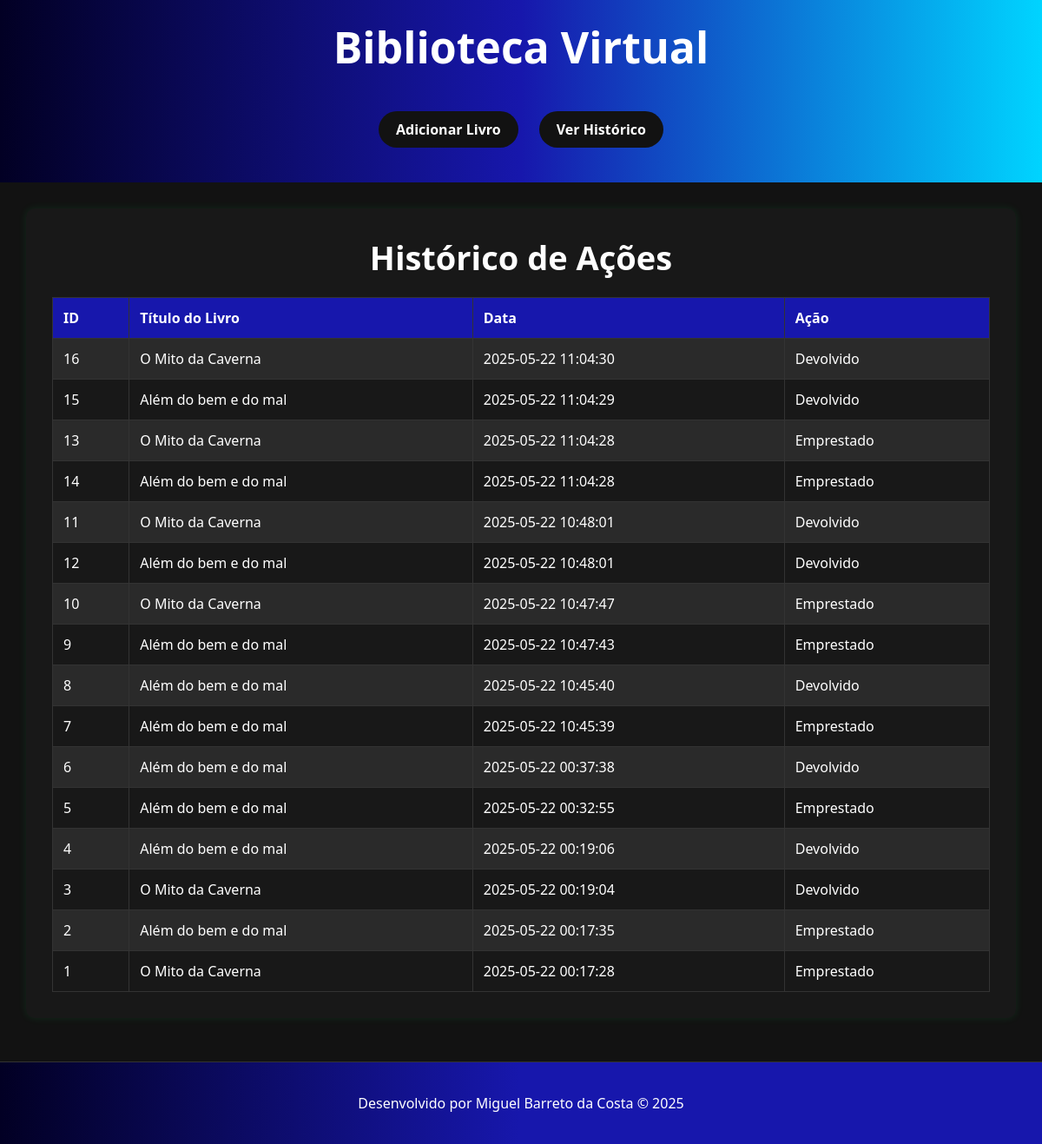
The app's page /historico, older data.
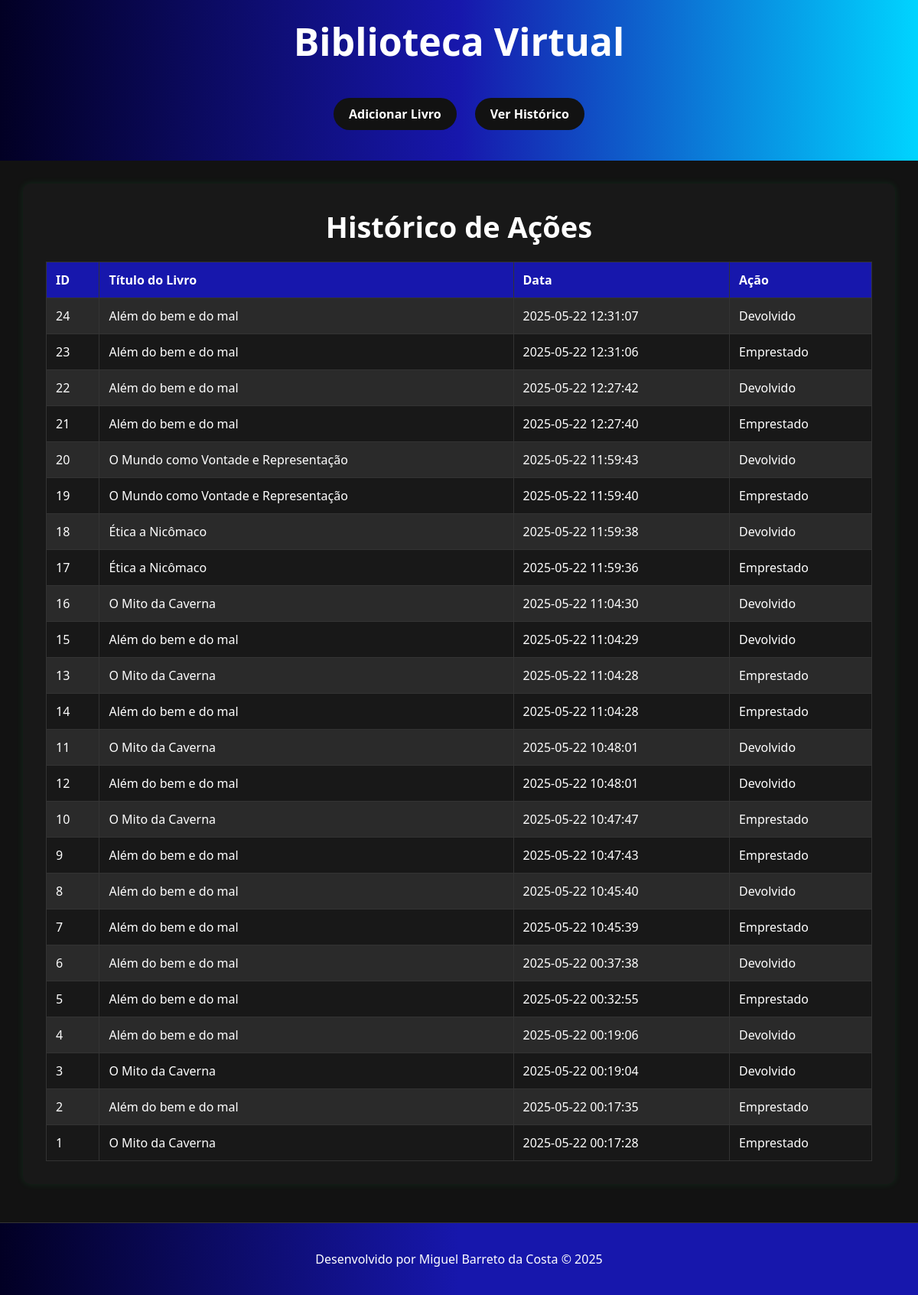
The same page, newer data.
### tables this page shows
CREATE TABLE historico (
            id INTEGER PRIMARY KEY AUTOINCREMENT,
            livro_id INTEGER NOT NULL,
            data TEXT NOT NULL,
            acao TEXT NOT NULL,
            FOREIGN KEY(livro_id) REFERENCES livros(id)
        );

CREATE TABLE livros (
            id INTEGER PRIMARY KEY AUTOINCREMENT,
            titulo TEXT NOT NULL,
            autor TEXT NOT NULL,
            ano TEXT NOT NULL,
            disponivel INTEGER NOT NULL DEFAULT 1
        );

### app.py (the view)
@app.route('/historico')
def ver_historico():
    conn = criar_conexao()
    cursor = conn.cursor()
    cursor.execute('''
        SELECT h.id, l.titulo, h.data, h.acao
        FROM historico h
        JOIN livros l ON h.livro_id = l.id
        ORDER BY h.data DESC
    ''')
    historico = cursor.fetchall()
    conn.close()
    return render_template('historico.html', historico=historico)

### db.py (called while the page is built)
def criar_conexao():
    return sqlite3.connect('biblioteca.db')

### templates/historico.html
{% extends "base.html" %}
{% block conteudo %}
<h2 class="titulo_2">Histórico de Ações</h2>
<table>
    <tr>
        <th>ID</th>
        <th>Título do Livro</th>
        <th>Data</th>
        <th>Ação</th>
    </tr>
    {% for entrada in historico %}
    <tr>
        <td>{{ entrada[0] }}</td>
        <td>{{ entrada[1] }}</td>
        <td>{{ entrada[2] }}</td>
        <td>{{ entrada[3] }}</td>
    </tr>
    {% endfor %}
</table>
{% endblock %}

### templates/base.html (shortened to what this page needs)
<!DOCTYPE html>
<html lang="pt-br">
<head>
    <link rel="stylesheet" href="{{ url_for('static', filename='styles.css') }}">
</head>
<body>
    <header>
        <a href="{{ url_for('index') }}" class="titulo">Biblioteca Virtual</a>
        <nav>
            <a href="{{ url_for('adicionar') }}">Adicionar Livro</a>
            <a href="{{ url_for('ver_historico') }}">Ver Histórico</a>
        </nav>
    </header>
    <main>
        {% block conteudo %}{% endblock %}
    </main>
    <footer>
        <p>Desenvolvido por Miguel Barreto da Costa © 2025</p>
    </footer>
</body>
</html>

### static/styles.css (style rules this page uses)
body { margin: 0; padding: 0; font-family: 'Segoe UI', sans-serif; background-color: #121212; color: #ffffff; }
header { background-image: linear-gradient(to right,#020024,#1717ac,#00D4FF); padding: 20px; text-align: center; }
.titulo { color: #ffffff; text-decoration: none; padding: 10px 20px; margin: 0px 10px; font-weight: bold; font-size: 50px; }
.titulo_2 { color: #fff; text-decoration: none; font-weight: bold; font-size: 38px; text-align: center; margin: 0 20px 20px; }
nav { margin-top: 50px; margin-bottom: 30px; }
nav a { color: #fff; background-color: #121212; text-decoration: none; padding: 10px 20px; margin: 0px 10px; border-radius: 25px; font-weight: bold; transition: background-color 0.3s; }
main { max-width: 1080px; margin: 30px auto; background-color: #181818; padding: 30px; border-radius: 10px; box-shadow: 0 0 10px rgba(0, 255, 100, 0.1); }
table { width: 100%; height: auto; border-collapse: collapse; margin-top: 20px; }
table, th, td { border: 1px solid #333; }
th, td { padding: 12px; text-align: left; }
th { background-color: #1717ac; color: #ffffff; }
tr:nth-child(even) { background-color: #2a2a2a; }
footer { text-align: center; padding: 20px; background-image: linear-gradient(to right,#020024,#1717ac,#1717ac); color: #ffffff; margin-top: 50px; border-top: 1px solid #333; }

Row changes from the older to the newer data that the page shows:
added historico: id "24", titulo "Além do bem e do mal", data "2025-05-22 12:31:07", acao "Devolvido"
added historico: id "23", titulo "Além do bem e do mal", data "2025-05-22 12:31:06", acao "Emprestado"
added historico: id "22", titulo "Além do bem e do mal", data "2025-05-22 12:27:42", acao "Devolvido"
added historico: id "21", titulo "Além do bem e do mal", data "2025-05-22 12:27:40", acao "Emprestado"
added historico: id "20", titulo "O Mundo como Vontade e Representação", data "2025-05-22 11:59:43", acao "Devolvido"
added historico: id "19", titulo "O Mundo como Vontade e Representação", data "2025-05-22 11:59:40", acao "Emprestado"
added historico: id "18", titulo "Ética a Nicômaco", data "2025-05-22 11:59:38", acao "Devolvido"
added historico: id "17", titulo "Ética a Nicômaco", data "2025-05-22 11:59:36", acao "Emprestado"
